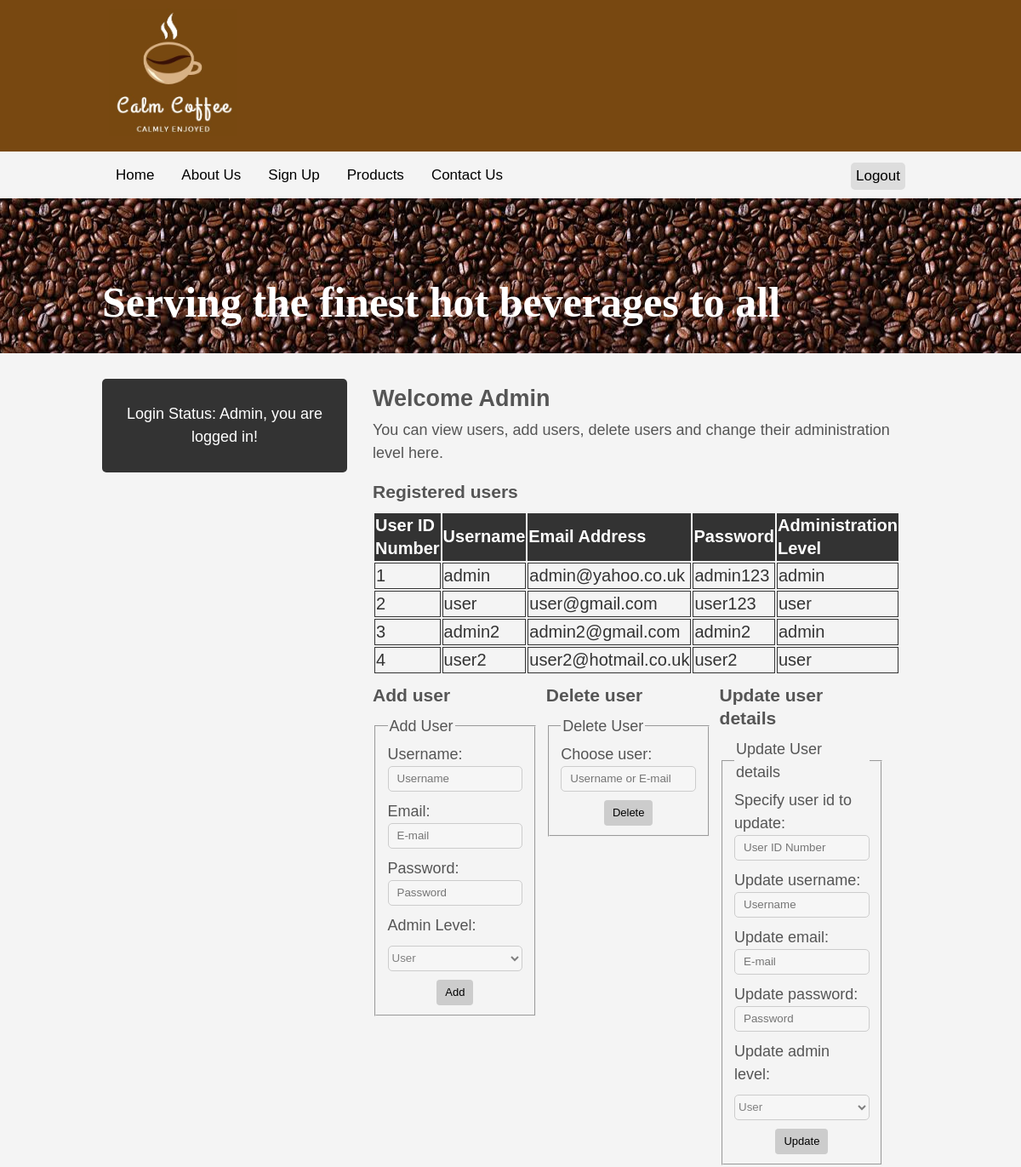
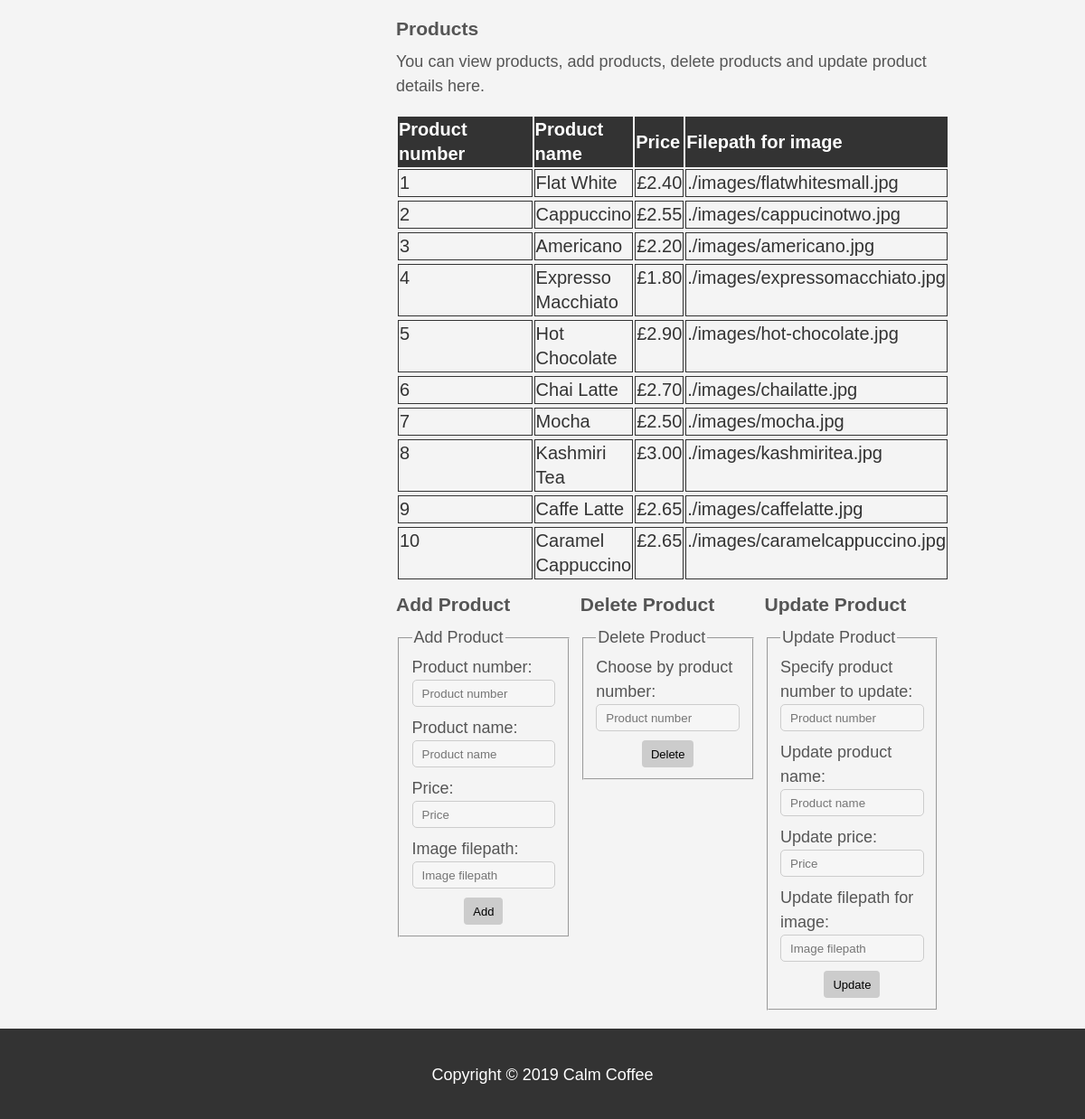
Screenshot of /admin.php?login=success (signed in) with the database file from the repository (2 pictures, top to bottom).
### tables this page shows
CREATE TABLE IF NOT EXISTS `users` (
  `idUsers` int(11) NOT NULL AUTO_INCREMENT,
  `uidUsers` varchar(30) NOT NULL,
  `emailUsers` varchar(30) NOT NULL,
  `pwdUsers` varchar(30) NOT NULL,
  `userLevel` varchar(5) NOT NULL DEFAULT 'user',
  PRIMARY KEY (`idUsers`)
);

CREATE TABLE IF NOT EXISTS `products` (
  `productno` int(2) NOT NULL AUTO_INCREMENT,
  `name_of_product` varchar(30) NOT NULL,
  `price_of_product` varchar(30) NOT NULL,
  `image` varchar(256) NOT NULL,
  PRIMARY KEY (`productno`)
);

### admin.php (the view, shortened to what this page needs)
<?php
include 'includes/dbh.inc.php';
?>
<!DOCTYPE html>
<html>
<head>
  <link rel="stylesheet" type="text/css" href="css/styles.css">
</head>
<body>
  <div id="wrapper">
    <div id="mainbody">
      <header id="main-header">
        <div class="container">
          <a href="./index.php"><img src="./images/logov3.jpg" alt="Website Logo" width="150" height="150"></a>
        </div>
      </header>
      <div class="container">
        <div class="nav">
          <a href="./index.php">Home</a>
          <a href="./aboutus.php">About Us</a>
          <a href="./signup.php">Sign Up</a>
          <a href="./products.php">Products</a>
          <a href="./contactus.php">Contact Us</a>
          <div class="login-form">
            <?php
            if(isset($_SESSION['uid'])) {
              echo '<form action="includes/logout.inc.php" method="post">
              <button type="submit" name="logout-submit">Logout</button>
              </form>';
            }
            else {
              echo '<form action="includes/login.inc.php" method="post">
              <input type="text" name="mailuid" placeholder="Username/E-mail">
              <input type="password" name="pwd" placeholder="Password">
              <button type="submit" name="login-submit">Login</button>
              </form>';
            }
            ?>
          </div>
        </div>
      </div>
      <section id="showcase">
        <div class="container">
          <h1>Serving the finest hot beverages to all</h1>
        </div>
      </section>
      <div class="container">
        <section id="main">
          <h1>Welcome Admin</h1>
          <p>You can view users, add users, delete users and change their administration level here.</p>
          <h3>Registered users</h3>
          <div class="admintable">
            <?php
            if(isset($_SESSION['uid'])) {
              $sql = "SELECT * FROM users;";
              $result = mysqli_query($conn, $sql);
              $resultCheck = mysqli_num_rows($result);
              echo '<table><tr><th>User ID Number</th><th>Username</th><th>Email Address</th><th>Password</th><th>Administration Level</th</tr>';
              if ($resultCheck > 0){
                while ($row = mysqli_fetch_assoc($result)){
                  echo '<tr><td>' . $row['idUsers'] . '</td><td>' .$row['uidUsers'] .'</td><td>' .$row['emailUsers'] .'</td><td>' .$row['pwdUsers']. '</td><td>' .$row['userLevel'] .'</td></tr>';
                }
                echo '</table>';
              }
              else{
                echo '<p>There are no users registered to the database!</p>';
              }
            }
            ?>
          </div>
          <div class="formblock">
            <h3>Add user</h3>
            <form class="form-admin" action="includes/adduser.inc.php" method="post">
              <fieldset>
                <legend>Add User</legend>
                <lable>Username: </lable>
                <input type="text" name="uid" placeholder="Username">
                <lable>Email: </lable>
                <input type="text" name="mail" placeholder="E-mail">
                <lable>Password: </lable>
                <input type="password" name="pwd" placeholder="Password">
                <br>
                <lable>Admin Level: </lable>
                <select name="userlevel">
                  <option value="user">User</option>
                </select>
                <button type="submit" name="adduser-submit">Add</button>
              </fieldset>
            </form>
          </div>
          <div class="formblock">
            <h3>Delete user</h3>
            <form class="form-admin" action="includes/deleteuser.inc.php" method="post">
              <fieldset>
                <legend>Delete User</legend>
                <label>Choose user:</label>
                <input type="text" name="uidoremail" placeholder="Username or E-mail">
                <button type="submit" name="deleteuser-submit">Delete</button>
              </fieldset>
            </form>
          </div>
          <div class="formblock">
            <h3>Update user details</h3>
            <form class="form-admin" action="includes/updateuser.inc.php" method="post">
              <fieldset>
                <legend>Update User details</legend>
                <lable>Specify user id to update: </lable>
                <input type="text" name="uidnumber" placeholder="User ID Number">
                <lable>Update username: </lable>
                <input type="text" name="uid" placeholder="Username">
                <lable>Update email: </lable>
                <input type="text" name="mail" placeholder="E-mail">
                <lable>Update password: </lable>
                <input type="password" name="pwd" placeholder="Password">
                <br>
                <lable>Update admin level: </lable>
                <select name="userlevel">
                  <option value="user">User</option>
                </select>
                <button type="submit" name="updateuser-submit">Update</button>
              </fieldset>
            </form>
          </div>
          <h3>Products</h3>
          <p>You can view products, add products, delete products and update product details here.</p>
          <div class="admintable">
            <?php
            if(isset($_SESSION['uid'])) {
              $sql = "SELECT * FROM products;";
              $result = mysqli_query($conn, $sql);
              $resultCheck = mysqli_num_rows($result);
              echo '<table><tr><th>Product number</th><th>Product name</th><th>Price</th><th>Filepath for image</th></tr>';
              if ($resultCheck > 0){
                while ($row = mysqli_fetch_assoc($result)){
                  echo '<tr><td>' . $row['productno'] . '</td><td>' .$row['name_of_product'] .'</td><td>' .'£' .$row['price_of_product'] .'</td><td>' .$row['image']. '</td><tr>';
                }
                echo '</table>';
              }
              else{
                echo '<p>Admin has not entered our products into the database!</p>';
              }
            }
            ?>
          </div>
          <div class="formblock">
            <h3>Add Product</h3>
            <form class="form-admin" action="includes/addproduct.inc.php" method="post">
              <fieldset>
                <legend>Add Product</legend>
                <lable>Product number: </lable>
                <input type="text" name="p_number" placeholder="Product number">
                <lable>Product name: </lable>
                <input type="text" name="p_name" placeholder="Product name">
                <lable>Price: </lable>
                <input type="text" name="p_price" placeholder="Price">
                <lable>Image filepath: </lable>
                <input type="text" name="imgfilepath" placeholder="Image filepath">
                <button type="submit" name="addproduct-submit">Add</button>
              </fieldset>
            </form>
          </div>
          <div class="formblock">
            <h3>Delete Product</h3>
            <form class="form-admin" action="includes/deleteproduct.inc.php" method="post">
              <fieldset>
                <legend>Delete Product</legend>
                <label>Choose by product number:</label>
                <input type="text" name="p_number" placeholder="Product number">
                <button type="submit" name="deleteproduct-submit">Delete</button>
              </fieldset>
            </form>
          </div>
          <div class="formblock">
            <h3>Update Product</h3>
            <form class="form-admin" action="includes/updateproduct.inc.php" method="post">
              <fieldset>
                <legend>Update Product</legend>
                <lable>Specify product number to update: </lable>
                <input type="text" name="p_number" placeholder="Product number">
                <lable>Update product name: </lable>
                <input type="text" name="p_name" placeholder="Product name">
                <lable>Update price: </lable>
                <input type="text" name="p_price" placeholder="Price">
                <lable>Update filepath for image: </lable>
                <input type="text" name="imgfilepath" placeholder="Image filepath">
                <button type="submit" name="updateproduct-submit">Update</button>
              </fieldset>
            </form>
          </div>
        </section>
        <aside id="sidebar">
          <?php
          if(isset($_SESSION['uid'])) {
            echo '<p>Login Status: Admin, you are logged in!</p>';
          }
          else {
            echo '<p>Login Status: You are not logged in!</p>';
          }
          ?>
        </aside>
      </div>
      <footer id="main-footer">
        <p>Copyright &copy; 2019 Calm Coffee</p>
      </footer>
    </div>
  </div>
</body>
</html>

### css/styles.css (style rules this page uses)
* { box-sizing: border-box; }
html, body { height: 100%; margin: 0; padding: 0; }
body { background-color: #f4f4f4; color: #555; font-family: "Trebuchet MS", Helvetica, sans-serif; font-size: 18px; line-height: 1.5em; }
#wrapper { min-height:100%; position: relative; }
#mainbody { padding: 0px; padding-bottom: 100px; }
.container { width: 80%; margin: auto; overflow: hidden; }
#main-header { background-color: #784811; padding: 10px; }
.nav { overflow: hidden; background-color: ##f4f4f4; }
.nav a { float: left; display: block; color: black; text-align: center; padding: 14px 16px; text-decoration: none; font-size: 17px; }
.nav .login-form { float: right; }
.nav .login-form button { float: right; padding: 6px; margin-top: 13px; margin-right: 16px; margin-left: 6px; background: #ddd; font-size: 17px; border-radius: 5px; border: none; cursor: pointer; }
#showcase { background-image:url('../images/showcase.jpg'); background-position: center center; min-height: 100px; margin-bottom: 30px }
#showcase h1 { color: #fff; font-size: 50px; line-height: 1.6em; padding-top: 40px; margin-bottom: 20px; text-align: left; font-family: "Goudy Old Style", Garamond, "Big Caslon", "Times New Roman", serif; }
#main { float: right; width: 70%; padding: 0 30px; box-sizing: border-box; }
#main h1, h3 { margin-top: 10px; margin-bottom: 10px; }
#main p { margin-top: 5px; }
#sidebar { float: left; width: 30%; background-color: #333; color: #fff; padding: 10px; box-sizing: border-box; border-radius: 5px; }
#sidebar p { text-align: center; }
#main-footer { background: #333; color: #fff; text-align: center; padding: 20px; position: absolute; bottom: 0; width: 100%; height: 100px; }
.formblock { float: left; width: 33.3%; margin-bottom: 20px; padding-right: 10px; box-sizing: border-box; }
.admintable table { width: 100%; color: #333; font-family: "Trebuchet MS", Helvetica, sans-serif; }
.admintable th { background-color: #333; width: 100%; color: #fff; text-align: left; font-size: 20px; height: 50px; }
.admintable td { border: 1px solid #333; vertical-align: top; text-align: left; font-size: 20px; }
.form-admin label { display: block; }
.form-admin input { width: 100%; height: 30px; padding: 0 10px; margin-bottom: 10px; border: 1px solid #CCC; border-radius: 5px; background-color: #F6F6F6; font-family: arial; }
.form-admin select { display: block; width: 100%; height: 30px; padding: 0px; margin: 10px auto; border: 1px solid #CCC; border-radius: 5px; background-color: #F6F6F6; color: gray; font-family: arial; }
.form-admin button { display: block; height: 30px; padding: 0 10px; margin: 0px auto; border: none; border-radius: 4px; background-color: #CCC; font-family: arial; font-size: 13px; color: black; text-align: center; }

### rows the page displays
users: idUsers "1", uidUsers "admin", emailUsers "admin@yahoo.co.uk", pwdUsers "admin123", userLevel "admin"
users: idUsers "2", uidUsers "user", emailUsers "user@gmail.com", pwdUsers "user123", userLevel "user"
users: idUsers "3", uidUsers "admin2", emailUsers "admin2@gmail.com", pwdUsers "admin2", userLevel "admin"
users: idUsers "4", uidUsers "user2", emailUsers "user2@hotmail.co.uk", pwdUsers "user2", userLevel "user"
products: productno "1", name_of_product "Flat White", price_of_product "2.40", image "./images/flatwhitesmall.jpg"
products: productno "2", name_of_product "Cappuccino", price_of_product "2.55", image "./images/cappucinotwo.jpg"
products: productno "3", name_of_product "Americano", price_of_product "2.20", image "./images/americano.jpg"
products: productno "4", name_of_product "Expresso Macchiato", price_of_product "1.80", image "./images/expressomacchiato.jpg"
products: productno "5", name_of_product "Hot Chocolate", price_of_product "2.90", image "./images/hot-chocolate.jpg"
products: productno "6", name_of_product "Chai Latte", price_of_product "2.70", image "./images/chailatte.jpg"
products: productno "7", name_of_product "Mocha", price_of_product "2.50", image "./images/mocha.jpg"
products: productno "8", name_of_product "Kashmiri Tea", price_of_product "3.00", image "./images/kashmiritea.jpg"
products: productno "9", name_of_product "Caffe Latte", price_of_product "2.65", image "./images/caffelatte.jpg"
products: productno "10", name_of_product "Caramel Cappuccino", price_of_product "2.65", image "./images/caramelcappuccino.jpg"
